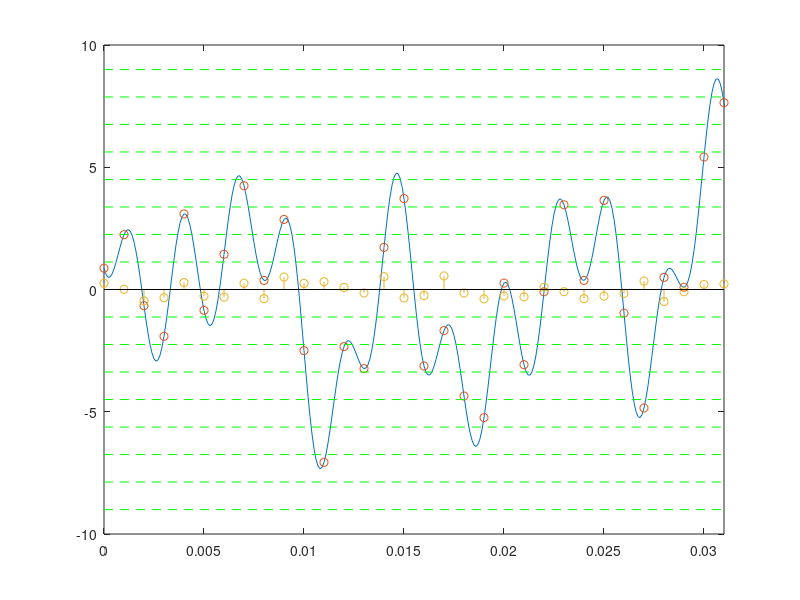

MATLAB code to generate this figure:
%% discretization example
clear;close all;clc;
%% make waveform
T = 1.024;
dt = 0.0001;
t = (0:dt:T).';
ap = [2 3 1.5 2.5];
phis = [0 pi/4 2*pi/3 pi];
effs = [31.25 125 187.5 375];
a = sum(real(ap.*exp(1j*(phis+2*pi*effs.*t))),2);
% a = a/4;
%% sample it
fs = 1000;
dtnew = 1/fs;
skip = dtnew/dt;
N = 1024;
tsampled =t(1:skip:end); 
asampled = a(1:skip:end);
plot(t,a,'-',tsampled,asampled,'o')
xlim([0 .031]);

%% simulate discretization
for M =[4 8 16 32 64] % for several bit depths
Vpp = 18;
Q = Vpp/2^M; % this is the "quantization level"

adis = Q*round(asampled./Q);
error = adis-asampled;

if M==4 % only plot one example
    hold on
    bits = -Vpp/2:Q:Vpp/2;
for kk = 1:length(bits)
    plot([0 .031],[bits(kk) bits(kk)],'g--')
end
    stem(tsampled,error)
end
%% SNR
errorvar = 1/12*(Vpp/2^M)^2;
varsinusoidfullbitdepth = Vpp^2/8;
SNRest =10*log10(varsinusoidfullbitdepth/errorvar)
altSNRest = 1.76+20*M*log10(2);
SNR = 10*log10(var(a)/var(error))

% %% 
% spectra = abs(fftshift(fft(adis))).^2;
% f  = 0:1/T:length(t)/2*1/T;
pause(1)
end